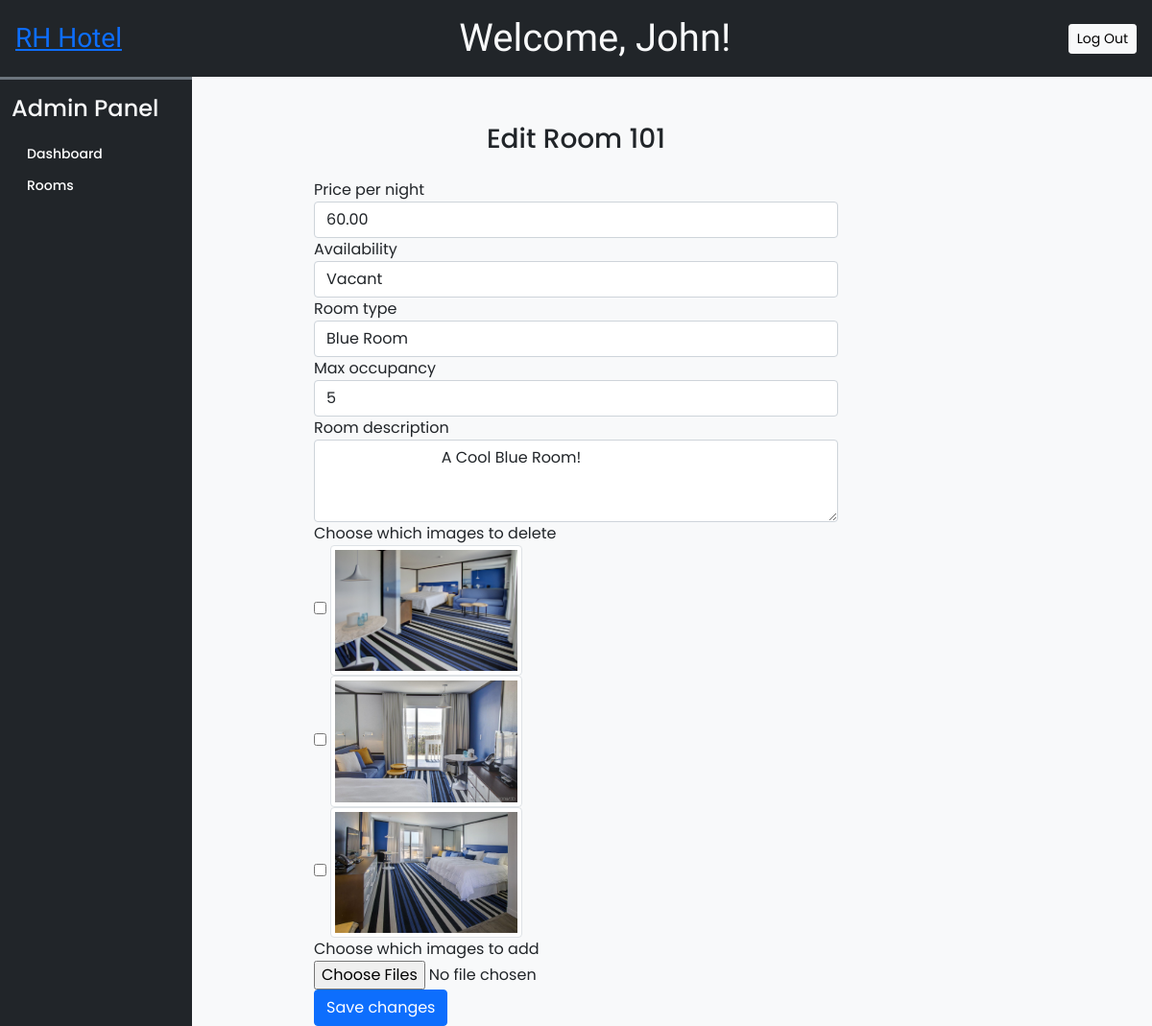
The app's page /Rafael_hotel_reservation_store/admin/edit_room.php?room_number=101 (signed in) with its own data.
### tables this page shows
CREATE TABLE `room` (
  `room_number` int(20) UNSIGNED NOT NULL,
  `price_per_night` decimal(20,2) NOT NULL,
  `availability` varchar(20) NOT NULL DEFAULT 'vacant',
  `room_type` varchar(20) NOT NULL,
  `max_occupancy` int(20) UNSIGNED NOT NULL,
  `room_description` text NOT NULL DEFAULT 'description here.'
);

CREATE TABLE `room_images` (
  `room_number_fk` int(20) UNSIGNED NOT NULL,
  `room_image` text NOT NULL
);

### Rafael_hotel_reservation_store/admin/inc/db_config.php (called while the page is built, shortened)
<?php
function getRoomData($pdo, $room_number) {
  $stmt = $pdo->prepare("SELECT * FROM room WHERE room_number = :room_number");
  $stmt->bindParam(':room_number', $room_number, PDO::PARAM_INT);
  $stmt->execute();
  $room = $stmt->fetch(PDO::FETCH_ASSOC);
  return $room;
}
function getRoomImages($pdo, $room_number) {
  $stmt = $pdo->prepare("SELECT * FROM room_images WHERE room_number_fk = :room_number");
  $stmt->bindParam(':room_number', $room_number, PDO::PARAM_INT);
  $stmt->execute();
  $room_images = $stmt->fetchAll(PDO::FETCH_ASSOC);
  return $room_images;
}
?>

### Rafael_hotel_reservation_store/admin/edit_room.php (the view, shortened to what this page needs)
<?php
require('inc/db_connect.php');
require('inc/db_config.php');
if (isset($_GET['room_number'])) {
    $room_number = $_GET['room_number'];
} elseif (isset($_POST['room_number'])) {
    $room_number = $_POST['room_number'];
}
$room = getRoomData($pdo, $room_number);
$room_images = getRoomImages($pdo, $room_number);
$price_per_night = $room['price_per_night'];
$availability = $room['availability'];
$room_type = $room['room_type'];
$max_occupancy = $room['max_occupancy'];
$room_description = $room['room_description'];
?>
<!DOCTYPE html>
<html lang="en">
<head>
    <?php require('inc/links.php'); ?>
</head>
<body class="bg-light">
    <?php require('inc/header.php'); ?>
    <div class="container mt-5">
        <div class="row justify-content-center">
            <div class="col-lg-6">
                <h3 class="text-center mb-4">Edit Room <?php echo $room_number; ?></h3>
                <form method="post" action="edit_room.php" enctype="multipart/form-data">
                    <div class="form-group">
                        <label for="price_per_night">Price per night</label>
                        <input type="text" class="form-control" id="price_per_night" name="price_per_night"
                            value="<?php echo $price_per_night; ?>">
                    </div>
                    <div class="form-group">
                        <label for="availability">Availability</label>
                        <select class="form-control" id="availability" name="availability">
                            <option value="vacant" <?php if ($availability == "vacant")
                                echo "selected"; ?>>Vacant
                            </option>
                        </select>
                    </div>
                    <div class="form-group">
                        <label for="room_type">Room type</label>
                        <input type="text" class="form-control" id="room_type" name="room_type"
                            value="<?php echo $room_type; ?>">
                    </div>
                    <div class="form-group">
                        <label for="max_occupancy">Max occupancy</label>
                        <input type="text" class="form-control" id="max_occupancy" name="max_occupancy"
                            value="<?php echo $max_occupancy; ?>">
                    </div>
                    <div class="form-group">
                        <label for="room_description">Room description</label>
                        <textarea class="form-control" id="room_description" name="room_description" rows="3">
                            <?php echo $room_description; ?>
                        </textarea>
                    </div>
                    <div class="form-group">
                        <label for="existing_images">Choose which images to delete</label>
                        <div id="existing_images">
                            <?php foreach ($room_images as $room_image): ?>
                                <div class="existing-image">
                                    <input type="checkbox" name="delete_images[]"
                                        value="<?php echo $room_image['room_image']; ?>">
                                    <img src="<?php echo 'uploads/' . $room_image['room_image']; ?>" class="img-thumbnail"
                                        width="200">
                                </div>
                            <?php endforeach; ?>
                        </div>
                    </div>
                    <div class="form-group">
                        <label for="new_images">Choose which images to add</label>
                        <div id="new_images">
                            <input type="file" name="new_images[]" multiple>
                        </div>
                    </div>
                    <button type="submit" class="btn btn-primary">Save changes</button>
                </form>
            </div>
        </div>
    </div>
</body>
</html>

### Rafael_hotel_reservation_store/admin/css/common.css (style rules this page uses)
:root { --teal: #2ec1ac; --teal_hover: #279e8c; }
* { font-family: 'Poppins', sans-serif; }

### records on screen
room: price_per_night "60.00", availability "Vacant", room_type "Blue Room", max_occupancy "5", room_description "A Cool Blue Room!"
room_images: room_image (picture)
room_images: room_image (picture)
room_images: room_image (picture)

### other values on screen
$user['first_name'] "John"
$room_number "101"
